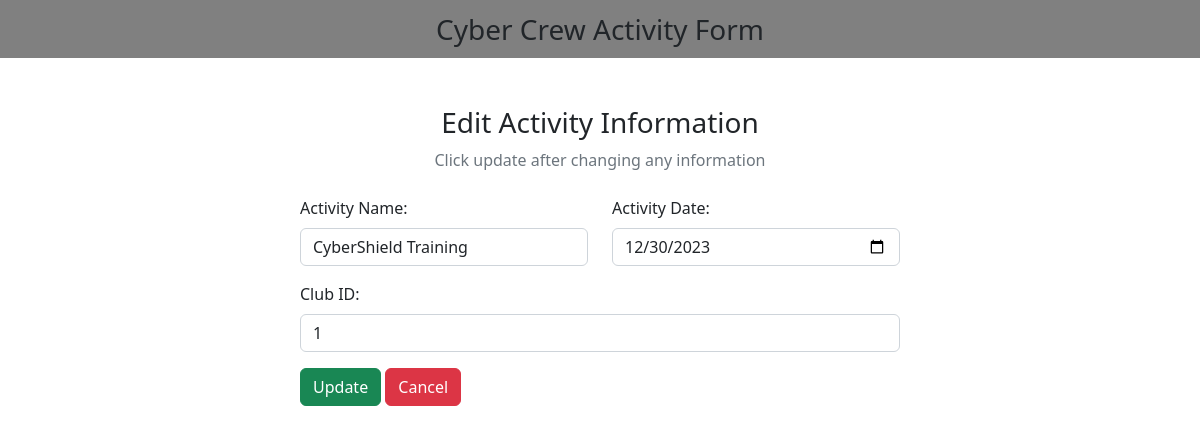
The page /admin/edit_activity.php?activity_id=1 on the database its author committed.
### tables this page shows
CREATE TABLE `activity` (
  `activity_id` int NOT NULL,
  `activity_name` varchar(200) NOT NULL,
  `activity_date` date NOT NULL,
  `club_id` int NOT NULL
);

### admin/edit_activity.php (the view, shortened to what this page needs)
<?php
include "db_conn.php";
$activity_id = $_GET["activity_id"];
?>
<!DOCTYPE html>
<html lang="en">
<head>
  <link href="https://cdn.jsdelivr.net/npm/bootstrap@5.2.3/dist/css/bootstrap.min.css" rel="stylesheet">
  <link rel="stylesheet" href="https://cdnjs.cloudflare.com/ajax/libs/font-awesome/6.4.0/css/all.min.css" />
</head>
<body>
  <nav class="navbar navbar-light justify-content-center fs-3 mb-5" style="background-color:grey;">
   Cyber Crew Activity Form
  </nav>
  <div class="container">
    <div class="text-center mb-4">
      <h3>Edit Activity Information</h3>
      <p class="text-muted">Click update after changing any information</p>
    </div>
    <?php
    $sql = "SELECT * FROM `activity` WHERE activity_id = $activity_id LIMIT 1";
    $result = mysqli_query($conn, $sql);
    $row = mysqli_fetch_assoc($result);
    ?>
    <div class="container d-flex justify-content-center">
      <form action="" method="post" style="width:50vw; min-width:300px;">
        <div class="row mb-3">
          <div class="col">
            <label class="form-label">Activity Name:</label>
            <input type="text" class="form-control" name="activity_name" value="<?php echo $row['activity_name'] ?>">
          </div>
          <div class="col">
            <label class="form-label">Activity Date:</label>
            <input type="date" class="form-control" name="activity_date" value="<?php echo $row['activity_date'] ?>">
          </div>
        </div>
        <div class="mb-3">
          <label class="form-label">Club ID:</label>
          <input type="text" class="form-control" name="club_id" value="<?php echo $row['club_id'] ?>">
        </div>
        <div>
          <button type="submit" class="btn btn-success" name="submit">Update</button>
          <a href="activity.php" class="btn btn-danger">Cancel</a>
        </div>
      </form>
    </div>
  </div>
</body>
</html>

### rows shown on the page
activity: activity_name "CyberShield Training", activity_date "12/30/2023", club_id "1"
